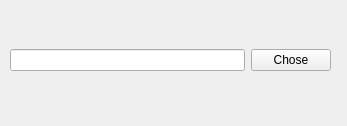
<?xml version="1.0" encoding="UTF-8"?>
<ui version="4.0">
 <class>InputDialog</class>
 <widget class="QWidget" name="InputDialog">
  <property name="geometry">
   <rect>
    <x>0</x>
    <y>0</y>
    <width>347</width>
    <height>126</height>
   </rect>
  </property>
  <property name="windowTitle">
   <string>Form</string>
  </property>
  <widget class="QWidget" name="">
   <property name="geometry">
    <rect>
     <x>10</x>
     <y>20</y>
     <width>321</width>
     <height>81</height>
    </rect>
   </property>
   <layout class="QHBoxLayout" name="horizontalLayout">
    <item>
     <widget class="QLineEdit" name="lineEdit"/>
    </item>
    <item>
     <widget class="QPushButton" name="pushButton">
      <property name="text">
       <string>Chose</string>
      </property>
     </widget>
    </item>
   </layout>
  </widget>
 </widget>
 <resources/>
 <connections/>
</ui>
